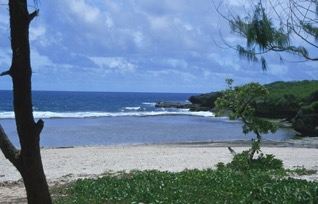
#> input picture scene.jpg, 318 x 204 px
$ python 87.py
#> lines starting #> are read from the running program, lines starting #| are printed output that depends on the picture
#> further down, img is the input picture: shape (204, 318, 3); mean R, G, B 102.6, 126.9, 151.9
from skimage import io
import matplotlib.pyplot as plt
import math

def posterize(image):
    rows,cols,dims=image.shape
#> rows = 204; cols = 318; dims = 3
    for i in range(0,rows):
        for j in range(0,cols):
            for k in range(0,3):
                color = image[i,j,k]
                image[i,j,k] = math.floor(color/64)*64+31
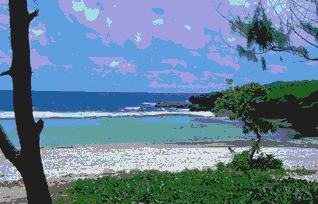
#> image: shape (204, 318, 3); mean R, G, B 98.3, 128.3, 151.3
    return image
img=io.imread('scene.jpg')
io.imshow(img)
img2 = posterize(img)
plt.figure()
io.imshow(img2)
io.show()
